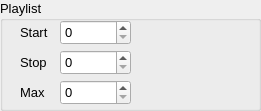
       <widget class="QGroupBox" name="groupBox">
        <property name="geometry">
         <rect>
          <x>20</x>
          <y>210</y>
          <width>261</width>
          <height>111</height>
         </rect>
        </property>
        <property name="font">
         <font>
          <family>MS Sans Serif</family>
          <pointsize>10</pointsize>
         </font>
        </property>
        <property name="title">
         <string>Playlist</string>
        </property>
        <widget class="QLabel" name="label_15">
         <property name="geometry">
          <rect>
           <x>20</x>
           <y>22</y>
           <width>47</width>
           <height>21</height>
          </rect>
         </property>
         <property name="font">
          <font>
           <family>MS Sans Serif</family>
           <pointsize>10</pointsize>
          </font>
         </property>
         <property name="text">
          <string>Start</string>
         </property>
        </widget>
        <widget class="QLabel" name="label_16">
         <property name="geometry">
          <rect>
           <x>20</x>
           <y>52</y>
           <width>47</width>
           <height>21</height>
          </rect>
         </property>
         <property name="font">
          <font>
           <family>MS Sans Serif</family>
           <pointsize>10</pointsize>
          </font>
         </property>
         <property name="text">
          <string>Stop</string>
         </property>
        </widget>
        <widget class="QLabel" name="label_17">
         <property name="geometry">
          <rect>
           <x>20</x>
           <y>82</y>
           <width>47</width>
           <height>21</height>
          </rect>
         </property>
         <property name="font">
          <font>
           <family>MS Sans Serif</family>
           <pointsize>10</pointsize>
          </font>
         </property>
         <property name="text">
          <string>Max</string>
         </property>
        </widget>
        <widget class="QSpinBox" name="spinBox">
         <property name="geometry">
          <rect>
           <x>60</x>
           <y>20</y>
           <width>71</width>
           <height>25</height>
          </rect>
         </property>
         <property name="font">
          <font>
           <family>MS Sans Serif</family>
           <pointsize>10</pointsize>
          </font>
         </property>
        </widget>
        <widget class="QSpinBox" name="spinBox_2">
         <property name="geometry">
          <rect>
           <x>60</x>
           <y>50</y>
           <width>71</width>
           <height>25</height>
          </rect>
         </property>
         <property name="font">
          <font>
           <family>MS Sans Serif</family>
           <pointsize>10</pointsize>
          </font>
         </property>
        </widget>
        <widget class="QSpinBox" name="spinBox_3">
         <property name="geometry">
          <rect>
           <x>60</x>
           <y>80</y>
           <width>71</width>
           <height>25</height>
          </rect>
         </property>
         <property name="font">
          <font>
           <family>MS Sans Serif</family>
           <pointsize>10</pointsize>
          </font>
         </property>
        </widget>
       </widget>
